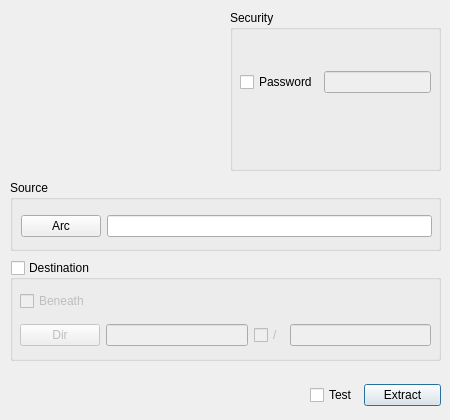
    <widget class="QWidget" name="tabExtract" >
     <attribute name="title" >
      <string>Extract</string>
     </attribute>
     <attribute name="icon" >
      <iconset resource="Main.qrc" >:/actions/Images/actions/ark_extract.png</iconset>
     </attribute>
     <widget class="QGroupBox" name="gbESource" >
      <property name="geometry" >
       <rect>
        <x>10</x>
        <y>180</y>
        <width>431</width>
        <height>71</height>
       </rect>
      </property>
      <property name="title" >
       <string>Source</string>
      </property>
      <widget class="QWidget" name="layoutWidget" >
       <property name="geometry" >
        <rect>
         <x>11</x>
         <y>32</y>
         <width>411</width>
         <height>29</height>
        </rect>
       </property>
       <layout class="QGridLayout" >
        <property name="margin" >
         <number>0</number>
        </property>
        <property name="spacing" >
         <number>6</number>
        </property>
        <item row="0" column="1" >
         <widget class="QLineEdit" name="leArchive" >
          <property name="toolTip" >
           <string>&lt;html>&lt;head>&lt;meta name="qrichtext" content="1" />&lt;style type="text/css">
p, li { white-space: pre-wrap; }
&lt;/style>&lt;/head>&lt;body style=" font-family:'Sans Serif'; font-size:9pt; font-weight:400; font-style:normal; text-decoration:none;">
&lt;p style=" margin-top:0px; margin-bottom:0px; margin-left:0px; margin-right:0px; -qt-block-indent:0; text-indent:0px;">The source archive&lt;/p>&lt;/body>&lt;/html></string>
          </property>
         </widget>
        </item>
        <item row="0" column="0" >
         <widget class="QPushButton" name="pbSArc" >
          <property name="sizePolicy" >
           <sizepolicy>
            <hsizetype>1</hsizetype>
            <vsizetype>0</vsizetype>
            <horstretch>0</horstretch>
            <verstretch>0</verstretch>
           </sizepolicy>
          </property>
          <property name="text" >
           <string>Arc</string>
          </property>
          <property name="icon" >
           <iconset resource="Main.qrc" >:/filesystems/Images/filesystems/folder_tar.png</iconset>
          </property>
         </widget>
        </item>
       </layout>
      </widget>
     </widget>
     <widget class="QWidget" name="widget_12" >
      <property name="geometry" >
       <rect>
        <x>310</x>
        <y>380</y>
        <width>131</width>
        <height>31</height>
       </rect>
      </property>
      <layout class="QGridLayout" >
       <property name="margin" >
        <number>0</number>
       </property>
       <property name="spacing" >
        <number>6</number>
       </property>
       <item row="0" column="1" >
        <widget class="QPushButton" name="pbExtract" >
         <property name="text" >
          <string>Extract</string>
         </property>
         <property name="icon" >
          <iconset resource="Main.qrc" >:/actions/Images/actions/ark_extract.png</iconset>
         </property>
         <property name="shortcut" >
          <string>Return</string>
         </property>
         <property name="checkable" >
          <bool>false</bool>
         </property>
         <property name="checked" >
          <bool>false</bool>
         </property>
         <property name="autoDefault" >
          <bool>true</bool>
         </property>
         <property name="default" >
          <bool>true</bool>
         </property>
        </widget>
       </item>
       <item row="0" column="0" >
        <widget class="QCheckBox" name="cbETest" >
         <property name="toolTip" >
          <string>&lt;html>&lt;head>&lt;meta name="qrichtext" content="1" />&lt;/head>&lt;body style=" white-space: pre-wrap; font-family:Sans Serif; font-size:9pt; font-weight:400; font-style:normal; text-decoration:none;">&lt;p style=" margin-top:0px; margin-bottom:0px; margin-left:0px; margin-right:0px; -qt-block-indent:0; text-indent:0px;">Test the archive&lt;/p>&lt;/body>&lt;/html></string>
         </property>
         <property name="text" >
          <string>Test</string>
         </property>
         <property name="checked" >
          <bool>false</bool>
         </property>
        </widget>
       </item>
      </layout>
     </widget>
     <widget class="QGroupBox" name="gbESecurity" >
      <property name="geometry" >
       <rect>
        <x>230</x>
        <y>10</y>
        <width>211</width>
        <height>161</height>
       </rect>
      </property>
      <property name="title" >
       <string>Security</string>
      </property>
      <widget class="QWidget" name="widget_12" >
       <property name="geometry" >
        <rect>
         <x>10</x>
         <y>30</y>
         <width>191</width>
         <height>53</height>
        </rect>
       </property>
       <layout class="QGridLayout" >
        <property name="margin" >
         <number>0</number>
        </property>
        <property name="spacing" >
         <number>6</number>
        </property>
        <item row="1" column="1" >
         <widget class="QLineEdit" name="leEPassword" >
          <property name="enabled" >
           <bool>false</bool>
          </property>
          <property name="toolTip" >
           <string>&lt;html>&lt;head>&lt;meta name="qrichtext" content="1" />&lt;/head>&lt;body style=" white-space: pre-wrap; font-family:Sans Serif; font-size:9pt; font-weight:400; font-style:normal; text-decoration:none;">&lt;p style=" margin-top:0px; margin-bottom:0px; margin-left:0px; margin-right:0px; -qt-block-indent:0; text-indent:0px;">The archive password&lt;/p>&lt;/body>&lt;/html></string>
          </property>
         </widget>
        </item>
        <item row="1" column="0" >
         <widget class="QCheckBox" name="cbEPassword" >
          <property name="text" >
           <string>Password</string>
          </property>
         </widget>
        </item>
        <item row="0" column="0" >
         <spacer>
          <property name="orientation" >
           <enum>Qt::Vertical</enum>
          </property>
          <property name="sizeHint" >
           <size>
            <width>20</width>
            <height>40</height>
           </size>
          </property>
         </spacer>
        </item>
       </layout>
      </widget>
     </widget>
     <widget class="QGroupBox" name="gbEDestination" >
      <property name="geometry" >
       <rect>
        <x>10</x>
        <y>260</y>
        <width>431</width>
        <height>101</height>
       </rect>
      </property>
      <property name="toolTip" >
       <string>&lt;html>&lt;head>&lt;meta name="qrichtext" content="1" />&lt;style type="text/css">
p, li { white-space: pre-wrap; }
&lt;/style>&lt;/head>&lt;body style=" font-family:'Sans Serif'; font-size:9pt; font-weight:400; font-style:normal; text-decoration:none;">
&lt;p style=" margin-top:0px; margin-bottom:0px; margin-left:0px; margin-right:0px; -qt-block-indent:0; text-indent:0px;">Extract archive to alternative destination&lt;/p>&lt;/body>&lt;/html></string>
      </property>
      <property name="title" >
       <string>Destination</string>
      </property>
      <property name="checkable" >
       <bool>true</bool>
      </property>
      <property name="checked" >
       <bool>false</bool>
      </property>
      <widget class="QWidget" name="widget_15" >
       <property name="geometry" >
        <rect>
         <x>10</x>
         <y>60</y>
         <width>411</width>
         <height>31</height>
        </rect>
       </property>
       <layout class="QGridLayout" >
        <property name="margin" >
         <number>0</number>
        </property>
        <property name="spacing" >
         <number>6</number>
        </property>
        <item row="0" column="1" >
         <widget class="QLineEdit" name="leEDDir" >
          <property name="toolTip" >
           <string>&lt;html>&lt;head>&lt;meta name="qrichtext" content="1" />&lt;style type="text/css">
p, li { white-space: pre-wrap; }
&lt;/style>&lt;/head>&lt;body style=" font-family:'Sans Serif'; font-size:9pt; font-weight:400; font-style:normal; text-decoration:none;">
&lt;p style=" margin-top:0px; margin-bottom:0px; margin-left:0px; margin-right:0px; -qt-block-indent:0; text-indent:0px;">The destination directory&lt;/p>&lt;/body>&lt;/html></string>
          </property>
         </widget>
        </item>
        <item row="0" column="0" >
         <widget class="QPushButton" name="pbEDDir" >
          <property name="sizePolicy" >
           <sizepolicy>
            <hsizetype>1</hsizetype>
            <vsizetype>0</vsizetype>
            <horstretch>0</horstretch>
            <verstretch>0</verstretch>
           </sizepolicy>
          </property>
          <property name="text" >
           <string>Dir</string>
          </property>
          <property name="icon" >
           <iconset resource="Main.qrc" >:/filesystems/Images/filesystems/folder.png</iconset>
          </property>
         </widget>
        </item>
        <item row="0" column="2" >
         <widget class="QCheckBox" name="cbEName" >
          <property name="mouseTracking" >
           <bool>true</bool>
          </property>
          <property name="text" >
           <string>/</string>
          </property>
         </widget>
        </item>
        <item row="0" column="3" >
         <widget class="QLineEdit" name="leEName" >
          <property name="enabled" >
           <bool>false</bool>
          </property>
          <property name="toolTip" >
           <string>&lt;html>&lt;head>&lt;meta name="qrichtext" content="1" />&lt;/head>&lt;body style=" white-space: pre-wrap; font-family:Sans Serif; font-size:9pt; font-weight:400; font-style:normal; text-decoration:none;">&lt;p style=" margin-top:0px; margin-bottom:0px; margin-left:0px; margin-right:0px; -qt-block-indent:0; text-indent:0px;">The output folder name&lt;/p>&lt;/body>&lt;/html></string>
          </property>
         </widget>
        </item>
       </layout>
      </widget>
      <widget class="QCheckBox" name="cbBeneath" >
       <property name="geometry" >
        <rect>
         <x>10</x>
         <y>30</y>
         <width>81</width>
         <height>22</height>
        </rect>
       </property>
       <property name="toolTip" >
        <string>&lt;html>&lt;head>&lt;meta name="qrichtext" content="1" />&lt;style type="text/css">
p, li { white-space: pre-wrap; }
&lt;/style>&lt;/head>&lt;body style=" font-family:'Sans Serif'; font-size:9pt; font-weight:400; font-style:normal; text-decoration:none;">
&lt;p style=" margin-top:0px; margin-bottom:0px; margin-left:0px; margin-right:0px; -qt-block-indent:0; text-indent:0px;">Extract to a subdirectory below the destination&lt;/p>&lt;/body>&lt;/html></string>
       </property>
       <property name="text" >
        <string>Beneath</string>
       </property>
      </widget>
     </widget>
    </widget>
